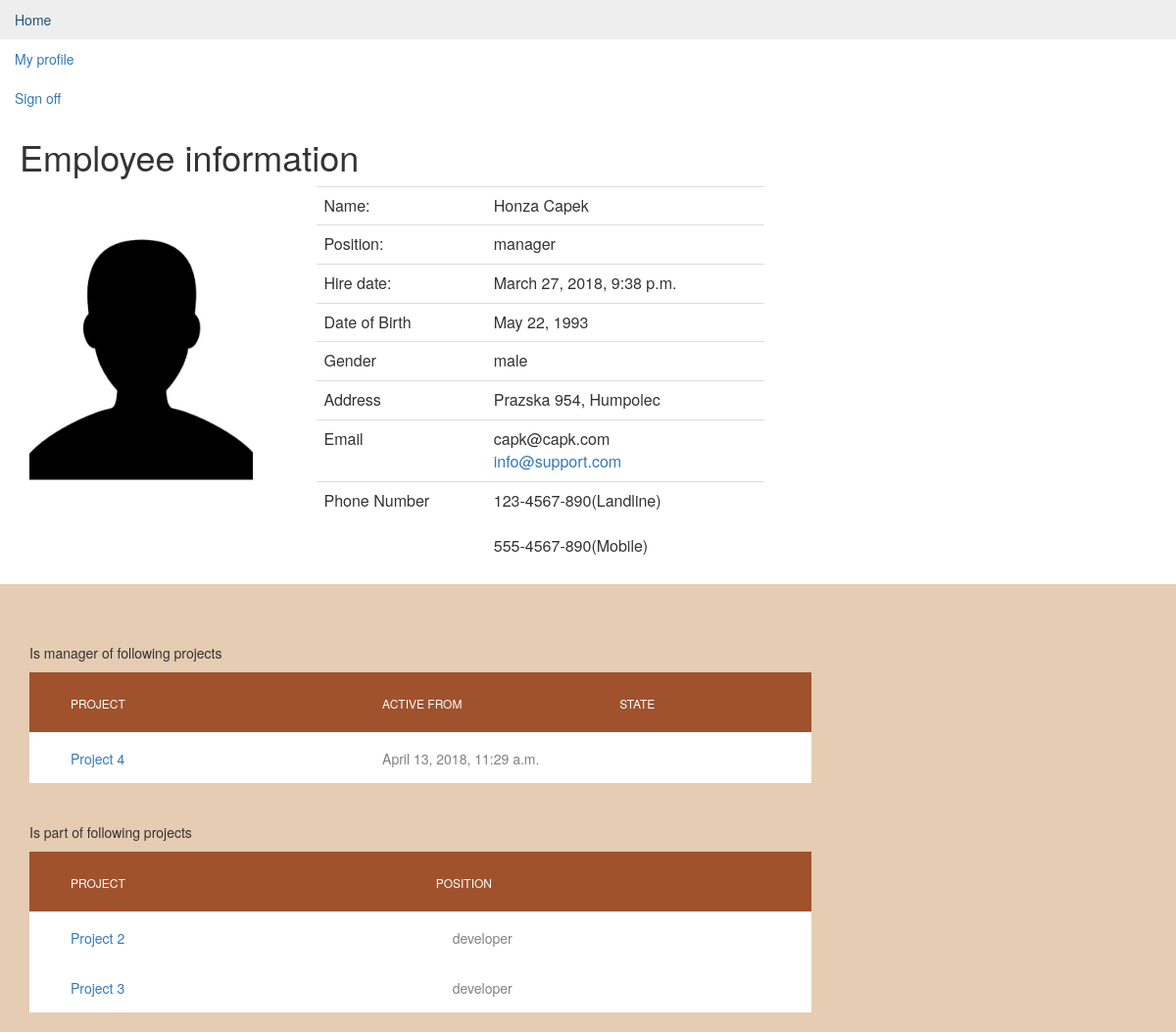
Page /dp/employee/3 (signed in) on the earlier database version.
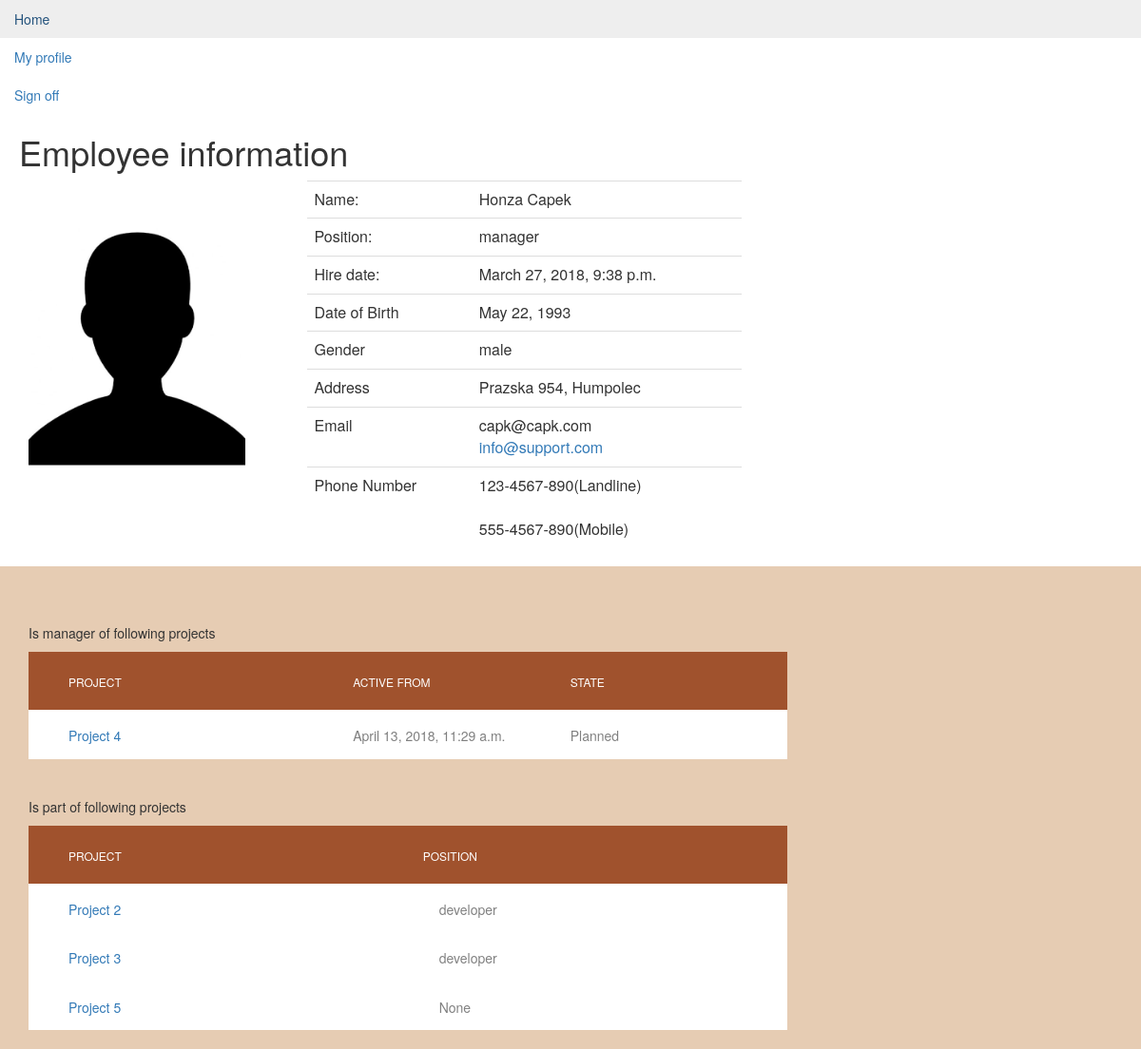
Same page on the later database version.
### dp/models.py (models this page shows, shortened)
class Project(models.Model):
    portfolio = models.ForeignKey(Portfolio, on_delete=models.SET_NULL, null=True, blank=True)
    project_name = models.TextField()
    description = models.CharField(max_length=200)
    plan_budget = models.DecimalField(max_digits=15, decimal_places=2, null=True, blank=True)
    used_budget = models.DecimalField(max_digits=15, decimal_places=2, default=0)
    manhours = models.DecimalField(max_digits=15, decimal_places=0, null=True, blank=True)
    pub_date = models.DateTimeField(auto_now_add=True)
    deadline = models.DateTimeField('date of deadline', null=True, blank=True)
    COMPLEXITY_VALUES = (
        ('1', 'Complicated'),
        ('0', 'Easy'),
    )
    complexity = models.CharField(max_length=1, choices=COMPLEXITY_VALUES, null=True)
    PRIORITY_VALUES = (
        ('0.75', 'High '),
        ('0.50', 'Normal'),
        ('0.25', 'Low'),
    )
    TYPE_VALUES = (
        ('1', 'Public'),
        ('2', 'Private'),
        ('3', 'Mixed'),
    )
    type = models.CharField(max_length=1, choices=TYPE_VALUES, null=True)
    urgency = models.CharField(max_length=4, choices=PRIORITY_VALUES, null=True)
    importance = models.CharField(max_length=4, choices=PRIORITY_VALUES, null=True)
    project_manager = models.ForeignKey(Employee, on_delete=models.SET_NULL, null=True)

class ProjectMember(models.Model):
    class Meta:
        unique_together = (('project', 'member'),)
    project = models.ForeignKey(Project, on_delete=models.CASCADE)
    member = models.ForeignKey(Employee, on_delete=models.CASCADE)
    position = models.CharField(max_length=200, null=True)

class ProjectState(models.Model):
    project = models.OneToOneField(Project, on_delete=models.CASCADE)
    STATE_VALUES = (
        ('1', 'Planned'),
        ('2', 'Ongoing'),
        ('3', 'Finished'),
        ('4', 'Interrupted'),
        ('5', 'Stopped'),
    )
    state = models.CharField(max_length=1, choices=STATE_VALUES, default=1)
    progress = models.DecimalField(max_digits=3, decimal_places=2, null=True, blank=True, validators=[MaxValueValidator(1.00), MinValueValidator(0.00)])

### dp/views.py (the view)
# urls.py: path('employee/<int:employee_id>', views.employee_detail, name='employee_detail'),
@login_required
def employee_detail(request, employee_id):
    employee = get_object_or_404(Employee, pk=employee_id)
    return render(request, 'dp/employee_detail.html',
                  {'employee': employee, 'error_message': "You didn't select a choice."})

### templates/dp/employee_detail.html (shortened to what the changed rows need)
{% extends "dp/base.html" %}
{% block title %}
    <h1>Employee information</h1>
{% endblock %}
{% block content %}
    {% load static %}
    <link rel="stylesheet" type="text/css" href="{% static 'dp/css/index.css' %}"/>
    <div class="limiter">
        <div class="container-table100">
            <div class="wrap-table100">
                {% if employee.project_set.all %}
                    <br>
                    <br>
                    <div class="table100 ver1 m-b-110">
                        <table data-vertable="ver1">
                            <thead>
                            <tr class="row100 head">
                                <th class="column100 column1" data-column="column1">Project</th>
                                <th class="column100 column2" data-column="column2">Active from</th>
                                <th class="column100 column3" data-column="column3">State</th>
                            </tr>
                            </thead>
                            <tbody>
                            <ul>
                                {% for project in employee.project_set.all %}
                                    <tr class="row100">
                                        <td class="column100 column1" data-column="column1">
                                            <a href="{% url 'dp:project_detail' project.id %}">{{ project.project_name }}</a>
                                        </td>
                                        <td class="column100 column2" data-column="column2">
                                            {{ project.pub_date }}
                                        </td>
                                        <td class="column100 column3" data-column="column3">
                                            {{ project.projectstate.get_state_display }}
                                        </td>
                                    </tr>
                                {% endfor %}
                            </ul>
                            </tbody>
                        </table>
                    </div>
                {% endif %}
                {% if employee.projectmember_set.all %}
                    <br>
                    <br>
                    <div class="table100 ver1 m-b-110">
                        <table data-vertable="ver1">
                            <thead>
                            <tr class="row100 head">
                                <th class="column100 column1" data-column="column1">Project</th>
                                <th class="column100 column2" data-column="column2">Position</th>
                            </tr>
                            </thead>
                            <tbody>
                            <ul>
                                {% for projectmember in employee.projectmember_set.all %}
                                    <tr class="row100">
                                        <td class="column100 column1" data-column="column1">
                                            <a href="{% url 'dp:project_detail' projectmember.project_id %}">{{ projectmember.project.project_name }}</a>
                                        </td>
                                        <td class="column100 column1" data-column="column1">
                                            {{ projectmember.position }}
                                        </td>
                                    </tr>
                                {% endfor %}
                            </ul>
                            </tbody>
                        </table>
                    </div>
                {% endif %}
            </div>
        </div>
    </div>
{% endblock %}

Differences in the rows shown:
changed Project "Project 4": projectstate.state (not shown) → "Planned"
added ProjectMember: project.project_name "Project 5", position "None"
